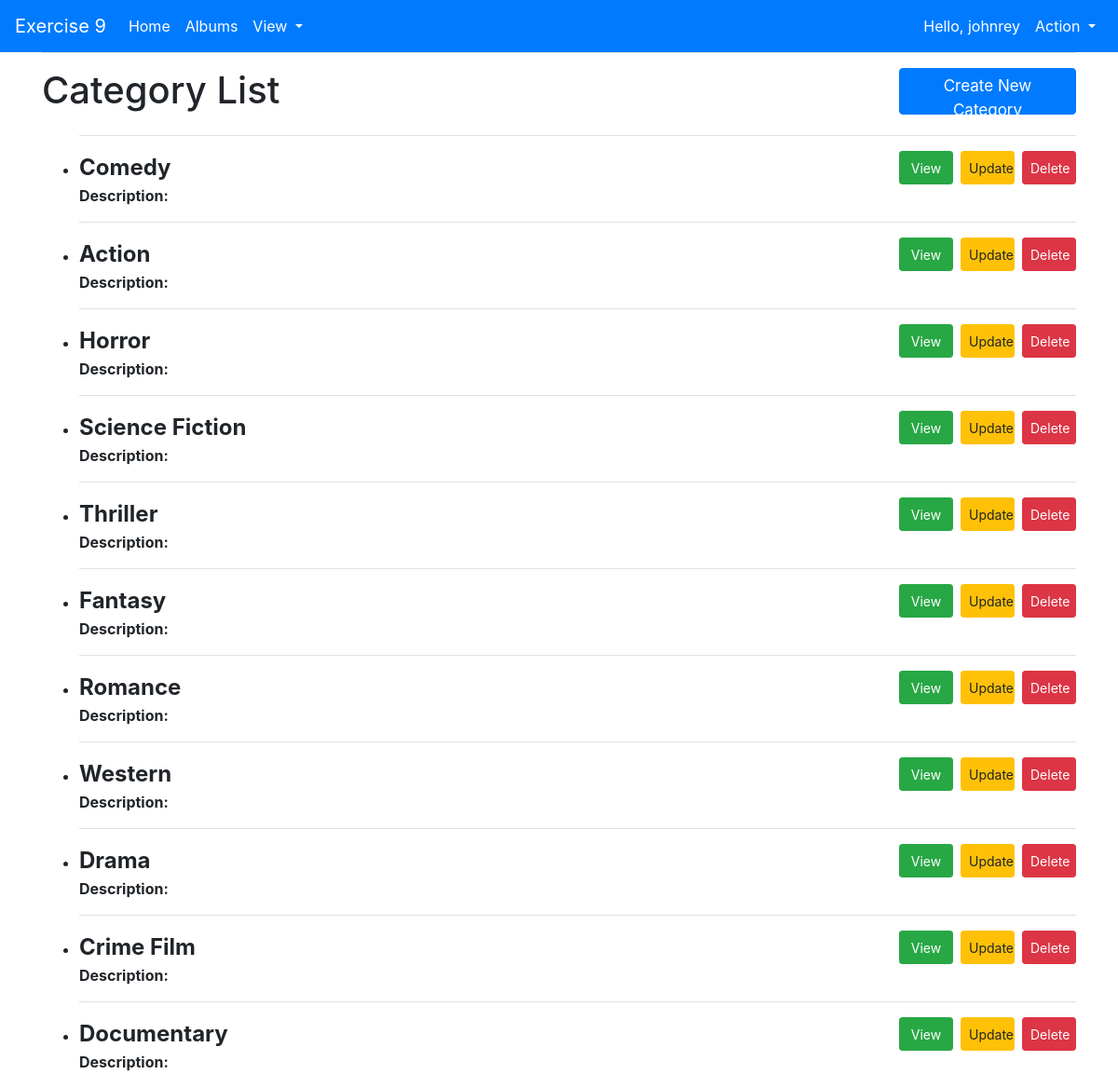
The page /api/albums/category/ (signed in) on the database its author committed.
### myapp/models.py (models this page shows, shortened)
class Category(models.Model):
    name = models.CharField(max_length=100)

### myapp/views.py (the view)
# urls.py: path('albums/category/', login_required(CategoryListView.as_view(), login_url='/api/login/'), name='category-list'),
class CategoryListView(generics.ListCreateAPIView):
    queryset = Category.objects.all()
    serializer_class = CategorySerializer
    pagination_class = PageNumberPagination
    def list(self, request, *args, **kwargs):
        queryset = self.get_queryset()
        serializer = self.get_serializer(queryset, many=True)
        return render(request, 'category.html', {'category': serializer.data})

### myapp/templates/category.html
{% extends "base.html" %}
{% block content %}
  <div class="d-flex justify-content-between border-top pt-3">
    <h1>Category List</h1>
    <div>
      <a href="#" class="btn btn-primary btn-block btn-md" style="height: 50px; width: 190px; font-size: 17px;">Create New Category</a>
    </div>
  </div>
  <ul>
    {% for categories in category %}
      <li class="mt-3">
        <div class="d-flex justify-content-between border-top pt-3">
          <strong><span style="font-size: 24px;">{{ categories.name }}</span></strong>
          <div class="d-flex">
            <button type="button" class="btn btn-success btn-sm mr-2" style="width: 58px">View</button>
            <button type="button" class="btn btn-warning btn-sm mr-2" style="width: 58px">Update</button>
            <button type="button" class="btn btn-danger btn-sm" style="width: 58px">Delete</button>
          </div>
        </div>
        <strong>Description:</strong> {{ category.description }}<br>
      </li>
    {% endfor %}
  </ul>
{% endblock %}

### myapp/templates/base.html (shortened to what this page needs)
<!DOCTYPE html>
<html lang="en">
    <head>
        <link rel="stylesheet" href="https://cdn.jsdelivr.net/npm/bootstrap@4.3.1/dist/css/bootstrap.min.css">
        <link rel="stylesheet" href="https://cdnjs.cloudflare.com/ajax/libs/font-awesome/6.4.2/css/all.min.css" />
    </head>
    <body>
        <nav class="navbar navbar-expand-lg navbar-dark bg-primary">
            <a class="navbar-brand" href="#">Exercise 9</a>
            <div class="collapse navbar-collapse" id="navbarNavDropdown">
                <ul class="navbar-nav">
                    <li class="nav-item active">
                        <a class="nav-link" href="{% url 'home' %}">Home <span class="sr-only">(current)</span></a>
                    </li>
                    <li class="nav-item active">
                        <a class="nav-link" href="{% url 'article-list' %}">Albums</a>
                    </li>
                    <li class="nav-item active dropdown">
                        <a class="nav-link dropdown-toggle" id="navbarDropdownMenuLink" data-toggle="dropdown" aria-haspopup="true" aria-expanded="false">
                            View
                        </a>
                    </li>
                </ul>
                <div class="ml-auto d-flex">
                    <ul class="navbar-nav">
                        <li class="nav-item active">
                            <a class="nav-link" style="color: white;">Hello, {{request.user}}</span></a>
                        </li>
                        <li class="nav-item active dropdown">
                            <a class="nav-link dropdown-toggle" id="navbarDropdownMenuLink" data-toggle="dropdown" aria-haspopup="true" aria-expanded="false">
                                Action
                            </a>
                        </li>
                    </ul>
                </div>
            </div>
        </nav>
        <div class="container">{%block content%} {%endblock%}</div>
</body>

### rows shown on the page
Category: name "Comedy"
Category: name "Action"
Category: name "Horror"
Category: name "Science Fiction"
Category: name "Thriller"
Category: name "Fantasy"
Category: name "Romance"
Category: name "Western"
Category: name "Drama"
Category: name "Crime Film"
Category: name "Documentary"

### other values the page prints
{{ request.user }} "johnrey"
